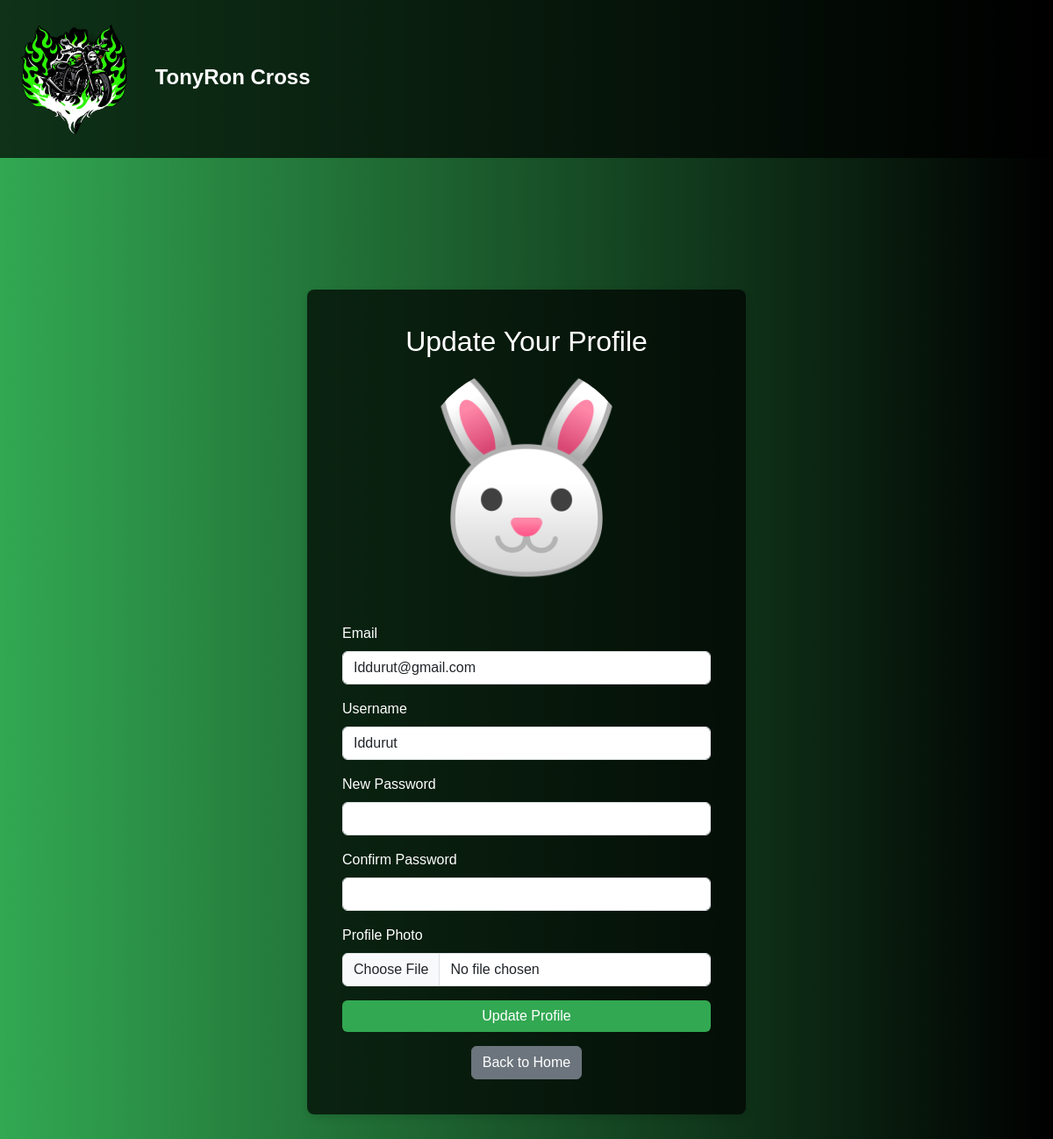
Screenshot of /Home/update_profile.php (signed in) with the database file from the repository.
### tables this page shows
CREATE TABLE `userss` (
  `id` int(11) NOT NULL,
  `email` varchar(100) NOT NULL,
  `username` varchar(50) NOT NULL,
  `password` varchar(255) NOT NULL,
  `profile_photo` varchar(255) DEFAULT NULL,
  `role` enum('admin','user') DEFAULT 'user',
  `status` enum('active','inactive') DEFAULT 'active',
  `created_at` timestamp NOT NULL DEFAULT current_timestamp()
);

### Home/update_profile.php (the view, shortened to what this page needs)
<?php
require 'config.php';
$sql = "SELECT * FROM userss WHERE id = :id";
$stmt = $pdo->prepare($sql);
$stmt->bindParam(':id', $_SESSION['user_id']);
$stmt->execute();
$user = $stmt->fetch(PDO::FETCH_ASSOC);
?>
<!DOCTYPE html>
<html lang="en">
<head>
    <link href="https://cdn.jsdelivr.net/npm/bootstrap@5.3.0-alpha1/dist/css/bootstrap.min.css" rel="stylesheet">
</head>
<body>
    <nav class="navbar navbar-expand-lg navbar-dark">
        <a class="navbar-brand" href="#">
            <img src="img/Logo.png" alt="Logo"> TonyRon Cross
        </a>
    </nav>
    <div class="container register-container">
        <h2 class="text-center">Update Your Profile</h2>
        <div class="text-center mb-4">
            <img src="<?= !empty($user['profile_photo']) ? $user['profile_photo'] : 'uploads/default-profile.png' ?>" alt="Profile Photo" class="profile-image" />
        </div>
        <form action="update_profile.php" method="POST" enctype="multipart/form-data">
            <div class="mb-3">
                <label for="email" class="form-label">Email</label>
                <input type="email" name="email" class="form-control" value="<?= htmlspecialchars($user['email']) ?>" required />
            </div>
            <div class="mb-3">
                <label for="username" class="form-label">Username</label>
                <input type="text" name="username" class="form-control" value="<?= htmlspecialchars($user['username']) ?>" required />
            </div>
            <div class="mb-3">
                <label for="password" class="form-label">New Password</label>
                <input type="password" name="password" class="form-control" />
            </div>
            <div class="mb-3">
                <label for="confirm_password" class="form-label">Confirm Password</label>
                <input type="password" name="confirm_password" class="form-control" />
            </div>
            <div class="mb-3">
                <label for="profile_photo" class="form-label">Profile Photo</label>
                <input type="file" name="profile_photo" class="form-control" />
            </div>
            <button type="submit" class="btn btn-primary w-100">Update Profile</button>
        </form>
        <div class="text-center mt-3">
            <a href="home.php" class="btn btn-secondary">Back to Home</a>
        </div>
    </div>
</body>
</html>

### Home/update_profile.php (style rules this page uses)
body { background: linear-gradient(to right, #32a852, #000000); background-attachment: fixed; color: white; font-family: 'Poppins', sans-serif; margin: 0; padding: 0; }
.navbar { background-color: rgba(0, 0, 0, 0.7); padding: 10px; }
.navbar-brand img { width: 150px; height: 150px; margin-right: 10px; }
.navbar-brand { color: #fff; font-size: 24px; font-weight: bold; }
.register-container { max-width: 500px; margin: 150px auto; padding: 40px; background-color: rgba(0, 0, 0, 0.7); border-radius: 8px; box-shadow: 0 4px 8px rgba(0, 0, 0, 0.1); }
.btn-primary { background-color: #32a852; border: none; }
.profile-image { max-width: 250px; height: 250px; border-radius: 50%; margin-bottom: 20px; }

### rows the page displays
userss: profile_photo (picture), email "Iddurut@gmail.com", username "Iddurut"
